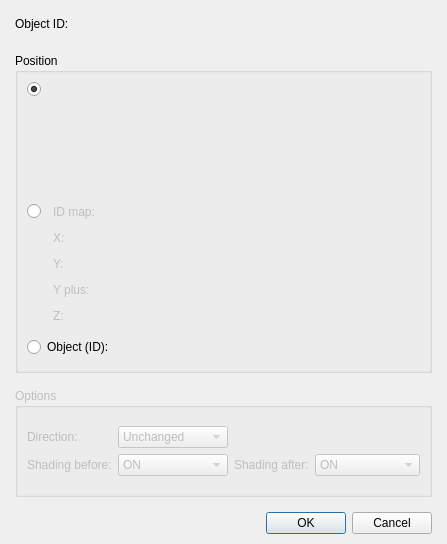
<?xml version="1.0" encoding="UTF-8"?>
<ui version="4.0">
 <class>DialogCommandTeleportObject</class>
 <widget class="QDialog" name="DialogCommandTeleportObject">
  <property name="geometry">
   <rect>
    <x>0</x>
    <y>0</y>
    <width>447</width>
    <height>544</height>
   </rect>
  </property>
  <property name="windowTitle">
   <string>Teleport object...</string>
  </property>
  <layout class="QGridLayout" name="gridLayout_3">
   <property name="leftMargin">
    <number>15</number>
   </property>
   <property name="topMargin">
    <number>10</number>
   </property>
   <property name="rightMargin">
    <number>15</number>
   </property>
   <property name="bottomMargin">
    <number>10</number>
   </property>
   <item row="0" column="0">
    <layout class="QVBoxLayout" name="verticalLayout_2">
     <property name="spacing">
      <number>15</number>
     </property>
     <item>
      <layout class="QHBoxLayout" name="horizontalLayout_2" stretch="0,0,1">
       <item>
        <widget class="QLabel" name="label">
         <property name="text">
          <string>Object ID:</string>
         </property>
        </widget>
       </item>
       <item>
        <widget class="PanelPrimitiveValue" name="widgetObjectID" native="true">
         <property name="minimumSize">
          <size>
           <width>250</width>
           <height>27</height>
          </size>
         </property>
         <property name="maximumSize">
          <size>
           <width>250</width>
           <height>27</height>
          </size>
         </property>
        </widget>
       </item>
       <item>
        <spacer name="horizontalSpacer">
         <property name="orientation">
          <enum>Qt::Horizontal</enum>
         </property>
         <property name="sizeHint" stdset="0">
          <size>
           <width>103</width>
           <height>28</height>
          </size>
         </property>
        </spacer>
       </item>
      </layout>
     </item>
     <item>
      <widget class="QGroupBox" name="groupBox">
       <property name="maximumSize">
        <size>
         <width>16777215</width>
         <height>320</height>
        </size>
       </property>
       <property name="title">
        <string>Position</string>
       </property>
       <layout class="QGridLayout" name="gridLayout_2">
        <item row="0" column="0">
         <layout class="QVBoxLayout" name="verticalLayout_3">
          <item>
           <layout class="QHBoxLayout" name="horizontalLayout_3" stretch="0,1">
            <item>
             <layout class="QVBoxLayout" name="verticalLayout">
              <item>
               <widget class="QRadioButton" name="radioButtonSelect">
                <property name="text">
                 <string/>
                </property>
                <property name="checked">
                 <bool>true</bool>
                </property>
               </widget>
              </item>
              <item>
               <spacer name="verticalSpacer_2">
                <property name="orientation">
                 <enum>Qt::Vertical</enum>
                </property>
                <property name="sizeHint" stdset="0">
                 <size>
                  <width>18</width>
                  <height>41</height>
                 </size>
                </property>
               </spacer>
              </item>
             </layout>
            </item>
            <item>
             <widget class="PanelSelectPosition" name="panelSelectPosition" native="true">
              <property name="minimumSize">
               <size>
                <width>286</width>
                <height>111</height>
               </size>
              </property>
              <property name="maximumSize">
               <size>
                <width>16777215</width>
                <height>111</height>
               </size>
              </property>
             </widget>
            </item>
           </layout>
          </item>
          <item>
           <layout class="QGridLayout" name="gridLayout" columnstretch="0,0,0,1">
            <property name="verticalSpacing">
             <number>0</number>
            </property>
            <item row="0" column="0">
             <widget class="QRadioButton" name="radioButtonNumber">
              <property name="text">
               <string/>
              </property>
             </widget>
            </item>
            <item row="0" column="1">
             <widget class="QLabel" name="label_2">
              <property name="enabled">
               <bool>false</bool>
              </property>
              <property name="text">
               <string>ID map:</string>
              </property>
             </widget>
            </item>
            <item row="0" column="2">
             <widget class="PanelPrimitiveValue" name="widgetIdMap" native="true">
              <property name="enabled">
               <bool>false</bool>
              </property>
              <property name="minimumSize">
               <size>
                <width>250</width>
                <height>27</height>
               </size>
              </property>
              <property name="maximumSize">
               <size>
                <width>250</width>
                <height>27</height>
               </size>
              </property>
             </widget>
            </item>
            <item row="0" column="3" rowspan="5">
             <spacer name="horizontalSpacer_3">
              <property name="orientation">
               <enum>Qt::Horizontal</enum>
              </property>
              <property name="sizeHint" stdset="0">
               <size>
                <width>38</width>
                <height>158</height>
               </size>
              </property>
             </spacer>
            </item>
            <item row="1" column="0" rowspan="4">
             <spacer name="verticalSpacer">
              <property name="orientation">
               <enum>Qt::Vertical</enum>
              </property>
              <property name="sizeHint" stdset="0">
               <size>
                <width>20</width>
                <height>128</height>
               </size>
              </property>
             </spacer>
            </item>
            <item row="1" column="1">
             <widget class="QLabel" name="label_3">
              <property name="enabled">
               <bool>false</bool>
              </property>
              <property name="text">
               <string>X:</string>
              </property>
             </widget>
            </item>
            <item row="1" column="2">
             <widget class="PanelPrimitiveValue" name="widgetX" native="true">
              <property name="enabled">
               <bool>false</bool>
              </property>
              <property name="minimumSize">
               <size>
                <width>250</width>
                <height>27</height>
               </size>
              </property>
              <property name="maximumSize">
               <size>
                <width>250</width>
                <height>27</height>
               </size>
              </property>
             </widget>
            </item>
            <item row="2" column="1">
             <widget class="QLabel" name="label_4">
              <property name="enabled">
               <bool>false</bool>
              </property>
              <property name="text">
               <string>Y:</string>
              </property>
             </widget>
            </item>
            <item row="2" column="2">
             <widget class="PanelPrimitiveValue" name="widgetY" native="true">
              <property name="enabled">
               <bool>false</bool>
              </property>
              <property name="minimumSize">
               <size>
                <width>250</width>
                <height>27</height>
               </size>
              </property>
              <property name="maximumSize">
               <size>
                <width>250</width>
                <height>27</height>
               </size>
              </property>
             </widget>
            </item>
            <item row="3" column="1">
             <widget class="QLabel" name="label_5">
              <property name="enabled">
               <bool>false</bool>
              </property>
              <property name="text">
               <string>Y plus:</string>
              </property>
             </widget>
            </item>
            <item row="3" column="2">
             <widget class="PanelPrimitiveValue" name="widgetYplus" native="true">
              <property name="enabled">
               <bool>false</bool>
              </property>
              <property name="minimumSize">
               <size>
                <width>250</width>
                <height>27</height>
               </size>
              </property>
              <property name="maximumSize">
               <size>
                <width>250</width>
                <height>27</height>
               </size>
              </property>
             </widget>
            </item>
            <item row="4" column="1">
             <widget class="QLabel" name="label_6">
              <property name="enabled">
               <bool>false</bool>
              </property>
              <property name="text">
               <string>Z:</string>
              </property>
             </widget>
            </item>
            <item row="4" column="2">
             <widget class="PanelPrimitiveValue" name="widgetZ" native="true">
              <property name="enabled">
               <bool>false</bool>
              </property>
              <property name="minimumSize">
               <size>
                <width>250</width>
                <height>27</height>
               </size>
              </property>
              <property name="maximumSize">
               <size>
                <width>250</width>
                <height>27</height>
               </size>
              </property>
             </widget>
            </item>
           </layout>
          </item>
         </layout>
        </item>
        <item row="1" column="0">
         <layout class="QHBoxLayout" name="horizontalLayout" stretch="0,0,1">
          <item>
           <widget class="QRadioButton" name="radioButtonObject">
            <property name="text">
             <string>Object (ID):</string>
            </property>
           </widget>
          </item>
          <item>
           <widget class="PanelPrimitiveValue" name="widgetObjectIDPosition" native="true">
            <property name="enabled">
             <bool>false</bool>
            </property>
            <property name="minimumSize">
             <size>
              <width>250</width>
              <height>27</height>
             </size>
            </property>
            <property name="maximumSize">
             <size>
              <width>250</width>
              <height>27</height>
             </size>
            </property>
           </widget>
          </item>
          <item>
           <spacer name="horizontalSpacer_5">
            <property name="orientation">
             <enum>Qt::Horizontal</enum>
            </property>
            <property name="sizeHint" stdset="0">
             <size>
              <width>38</width>
              <height>20</height>
             </size>
            </property>
           </spacer>
          </item>
         </layout>
        </item>
       </layout>
      </widget>
     </item>
     <item>
      <widget class="QGroupBox" name="groupBox_2">
       <property name="enabled">
        <bool>false</bool>
       </property>
       <property name="title">
        <string>Options</string>
       </property>
       <layout class="QGridLayout" name="gridLayout_5">
        <item row="0" column="0">
         <layout class="QGridLayout" name="gridLayout_4">
          <item row="0" column="0">
           <widget class="QLabel" name="label_7">
            <property name="text">
             <string>Direction:</string>
            </property>
           </widget>
          </item>
          <item row="0" column="1">
           <widget class="QComboBox" name="comboBoxDirection">
            <property name="minimumSize">
             <size>
              <width>110</width>
              <height>0</height>
             </size>
            </property>
            <property name="maximumSize">
             <size>
              <width>110</width>
              <height>16777215</height>
             </size>
            </property>
            <item>
             <property name="text">
              <string>Unchanged</string>
             </property>
            </item>
            <item>
             <property name="text">
              <string>North</string>
             </property>
            </item>
            <item>
             <property name="text">
              <string>South</string>
             </property>
            </item>
            <item>
             <property name="text">
              <string>West</string>
             </property>
            </item>
            <item>
             <property name="text">
              <string>East</string>
             </property>
            </item>
            <item>
             <property name="text">
              <string>North-West</string>
             </property>
            </item>
            <item>
             <property name="text">
              <string>North-East</string>
             </property>
            </item>
            <item>
             <property name="text">
              <string>South-West</string>
             </property>
            </item>
            <item>
             <property name="text">
              <string>South-East</string>
             </property>
            </item>
           </widget>
          </item>
          <item row="1" column="0">
           <widget class="QLabel" name="label_8">
            <property name="text">
             <string>Shading before:</string>
            </property>
           </widget>
          </item>
          <item row="1" column="1">
           <widget class="QComboBox" name="comboBoxShadinBefore">
            <item>
             <property name="text">
              <string>ON</string>
             </property>
            </item>
            <item>
             <property name="text">
              <string>OFF</string>
             </property>
            </item>
           </widget>
          </item>
          <item row="1" column="2">
           <widget class="QLabel" name="label_11">
            <property name="text">
             <string>Shading after:</string>
            </property>
           </widget>
          </item>
          <item row="1" column="3">
           <widget class="QComboBox" name="comboBoxShadingAfter">
            <item>
             <property name="text">
              <string>ON</string>
             </property>
            </item>
            <item>
             <property name="text">
              <string>OFF</string>
             </property>
            </item>
           </widget>
          </item>
          <item row="0" column="3">
           <spacer name="horizontalSpacer_2">
            <property name="orientation">
             <enum>Qt::Horizontal</enum>
            </property>
            <property name="sizeHint" stdset="0">
             <size>
              <width>178</width>
              <height>20</height>
             </size>
            </property>
           </spacer>
          </item>
         </layout>
        </item>
       </layout>
      </widget>
     </item>
     <item>
      <widget class="QDialogButtonBox" name="buttonBox">
       <property name="orientation">
        <enum>Qt::Horizontal</enum>
       </property>
       <property name="standardButtons">
        <set>QDialogButtonBox::Cancel|QDialogButtonBox::Ok</set>
       </property>
      </widget>
     </item>
    </layout>
   </item>
  </layout>
 </widget>
 <customwidgets>
  <customwidget>
   <class>PanelPrimitiveValue</class>
   <extends>QWidget</extends>
   <header>panelprimitivevalue.h</header>
   <container>1</container>
  </customwidget>
  <customwidget>
   <class>PanelSelectPosition</class>
   <extends>QWidget</extends>
   <header>panelselectposition.h</header>
   <container>1</container>
  </customwidget>
 </customwidgets>
 <resources/>
 <connections>
  <connection>
   <sender>buttonBox</sender>
   <signal>rejected()</signal>
   <receiver>DialogCommandTeleportObject</receiver>
   <slot>reject()</slot>
   <hints>
    <hint type="sourcelabel">
     <x>315</x>
     <y>430</y>
    </hint>
    <hint type="destinationlabel">
     <x>446</x>
     <y>400</y>
    </hint>
   </hints>
  </connection>
  <connection>
   <sender>buttonBox</sender>
   <signal>accepted()</signal>
   <receiver>DialogCommandTeleportObject</receiver>
   <slot>accept()</slot>
   <hints>
    <hint type="sourcelabel">
     <x>391</x>
     <y>437</y>
    </hint>
    <hint type="destinationlabel">
     <x>443</x>
     <y>445</y>
    </hint>
   </hints>
  </connection>
 </connections>
</ui>
